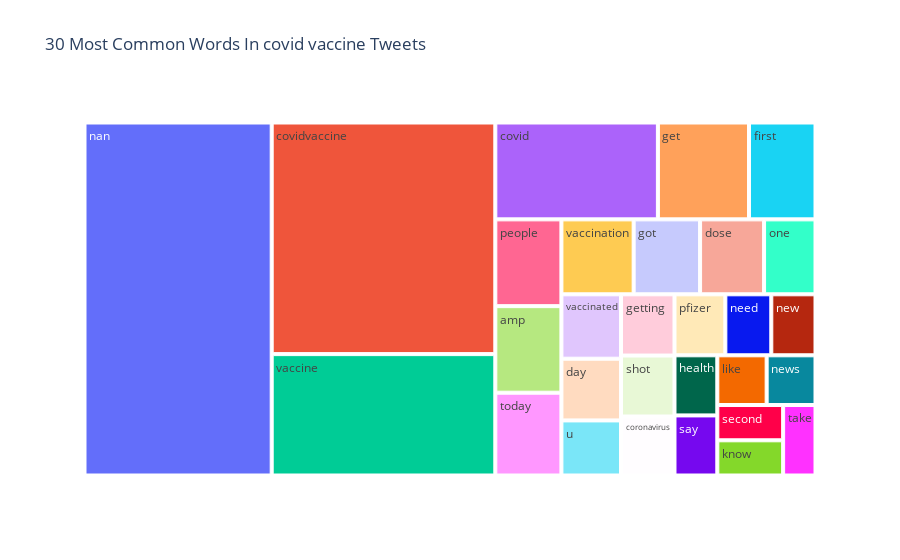

Notebook code cell kept with this figure:
### Code cell
all_words=[]
for j in range(len(data['text'])):
    a=data['text'][j]
    for j in a:
        all_words.append(j)
all_words=pd.Series(np.array(all_words))

common_words=all_words.value_counts()[:30].rename_axis('Common Words').reset_index(name='count')

fig = px.treemap(common_words, path=['Common Words'], values='count',title='30 Most Common Words In covid vaccine Tweets')
fig.show()

### Figure 1 — Plotly figure (JSON) as saved in the notebook; plotly's stock layout.template omitted (floating-point values rounded to 4 significant figures)
{"data": [{"branchvalues": "total", "domain": {"x": [0, 1], "y": [0, 1]}, "hovertemplate": "labels=%{label}<br>count=%{value}<br>parent=%{parent}<br>id=%{id}<extra></extra>", "ids": ["", "amp", "coronavirus", "covid", "covidvaccine", "day", "dose", "first", "get", "getting", "got", "health", "know", "like", "nan", "need", "new", "news", "one", "people", "pfizer", "say", "second", "shot", "take", "today", "u", "vaccinated", "vaccination", "vaccine"], "labels": ["", "amp", "coronavirus", "covid", "covidvaccine", "day", "dose", "first", "get", "getting", "got", "health", "know", "like", "nan", "need", "new", "news", "one", "people", "pfizer", "say", "second", "shot", "take", "today", "u", "vaccinated", "vaccination", "vaccine"], "name": "", "parents": ["", "", "", "", "", "", "", "", "", "", "", "", "", "", "", "", "", "", "", "", "", "", "", "", "", "", "", "", "", ""], "type": "treemap", "values": [194750, 11383, 6279, 31329, 103039, 7315, 9541, 12813, 17557, 6517, 9905, 5121, 4609, 4880, 131464, 5577, 5364, 4831, 7667, 11412, 6174, 5120, 4618, 6484, 4539, 10887, 6530, 7635, 10769, 53999]}], "layout": {"legend": {"tracegroupgap": 0}, "title": {"text": "30 Most Common Words In covid vaccine Tweets"}}}
